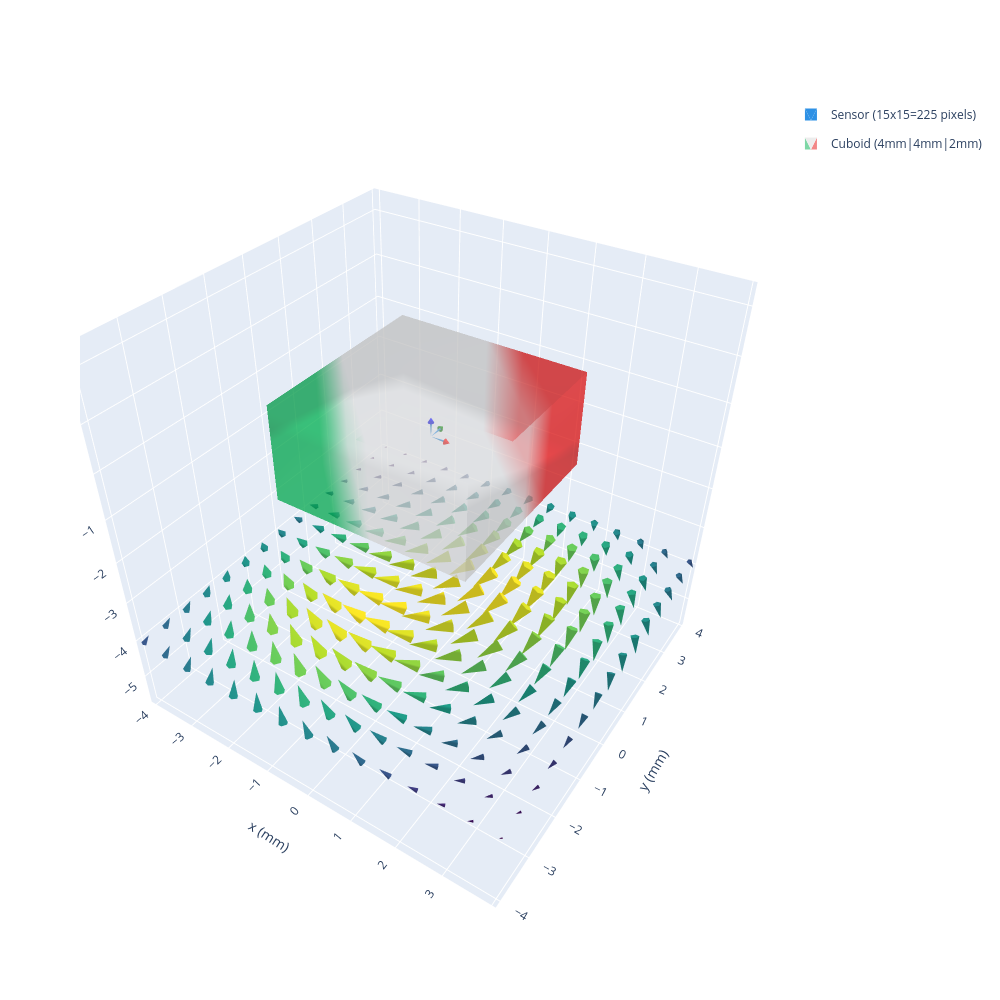

The notebook cell this image was saved under:
### Code cell
import numpy as np
import magpylib as magpy

# Define a magnet with opacity
magnet = magpy.magnet.Cuboid(
    polarization=(1, 1, 0),
    dimension=(4e-3, 4e-3, 2e-3),
    style_opacity=0.5,
)

# Create a grid of pixel positions in the xy-plane
xy_grid = np.mgrid[-4e-3:4e-3:15j, -4e-3:4e-3:15j, 0:0:1j].T[0]

# Create a sensor with pixel array and pixel field style
sens = magpy.Sensor(
    pixel=xy_grid,
    style_pixel_field_source="B",
    style_pixel_field_sizescaling="log",
)

# Display the sensor and magnet using the Plotly backend
fig = magpy.show([sens, magnet], backend="plotly", return_fig=True)
fig.update_layout(width=1000, height=1000)  # Increase pixel dimensions
fig.show()

### Figure 1 — Plotly figure (JSON) as saved in the notebook; plotly's stock layout.template omitted (floating-point values rounded to 4 significant figures; data arrays with more than 128 entries replaced by an {"elided": "..."} marker saying what was removed)
{"data": [{"facecolor": {"elided": "1980 str values"}, "i": {"elided": "1980 int values"}, "j": {"elided": "1980 int values"}, "k": {"elided": "1980 int values"}, "legendgroup": "Sensor(id=2327486806992)", "name": "Sensor (15x15=225 pixels)", "opacity": 1, "showlegend": true, "type": "mesh3d", "x": {"elided": "1448 float values"}, "y": {"elided": "1448 float values"}, "z": {"elided": "1448 float values"}}, {"color": "#e15f99", "colorscale": [[0, "#00b050"], [0.16, "#00b050"], [0.26, "#dddddd"], [0.74, "#dddddd"], [0.84, "#e71111"], [1, "#e71111"]], "i": [7, 0, 0, 0, 4, 4, 2, 6, 4, 0, 3, 7], "intensity": [0.0, 0.5, 1.0, 0.5, 0.0, 0.5, 1.0, 0.5], "j": [0, 7, 1, 2, 6, 7, 1, 2, 5, 5, 2, 2], "k": [3, 4, 2, 3, 5, 6, 5, 5, 0, 1, 7, 6], "legendgroup": "Cuboid(id=2327405137440)", "name": "Cuboid (4mm|4mm|2mm)", "opacity": 0.5, "showlegend": true, "showscale": false, "type": "mesh3d", "x": [-2.0, -2.0, 2.0, 2.0, -2.0, -2.0, 2.0, 2.0], "y": [-2.0, 2.0, 2.0, -2.0, -2.0, 2.0, 2.0, -2.0], "z": [-1.0, -1.0, -1.0, -1.0, 1.0, 1.0, 1.0, 1.0]}], "layout": {"height": 1000, "legend": {"itemsizing": "constant"}, "scene": {"aspectmode": "manual", "aspectratio": {"x": 1, "y": 1, "z": 1}, "camera": {"eye": {"x": 1, "y": -1.5, "z": 1.4}}, "xaxis": {"autorange": false, "range": [-4.135, 4.078], "title": {"text": "x (mm)"}}, "yaxis": {"autorange": false, "range": [-4.142, 4.07], "title": {"text": "y (mm)"}}, "zaxis": {"autorange": false, "range": [-5.762, 2.45], "title": {"text": "z (mm)"}}}, "width": 1000}}
